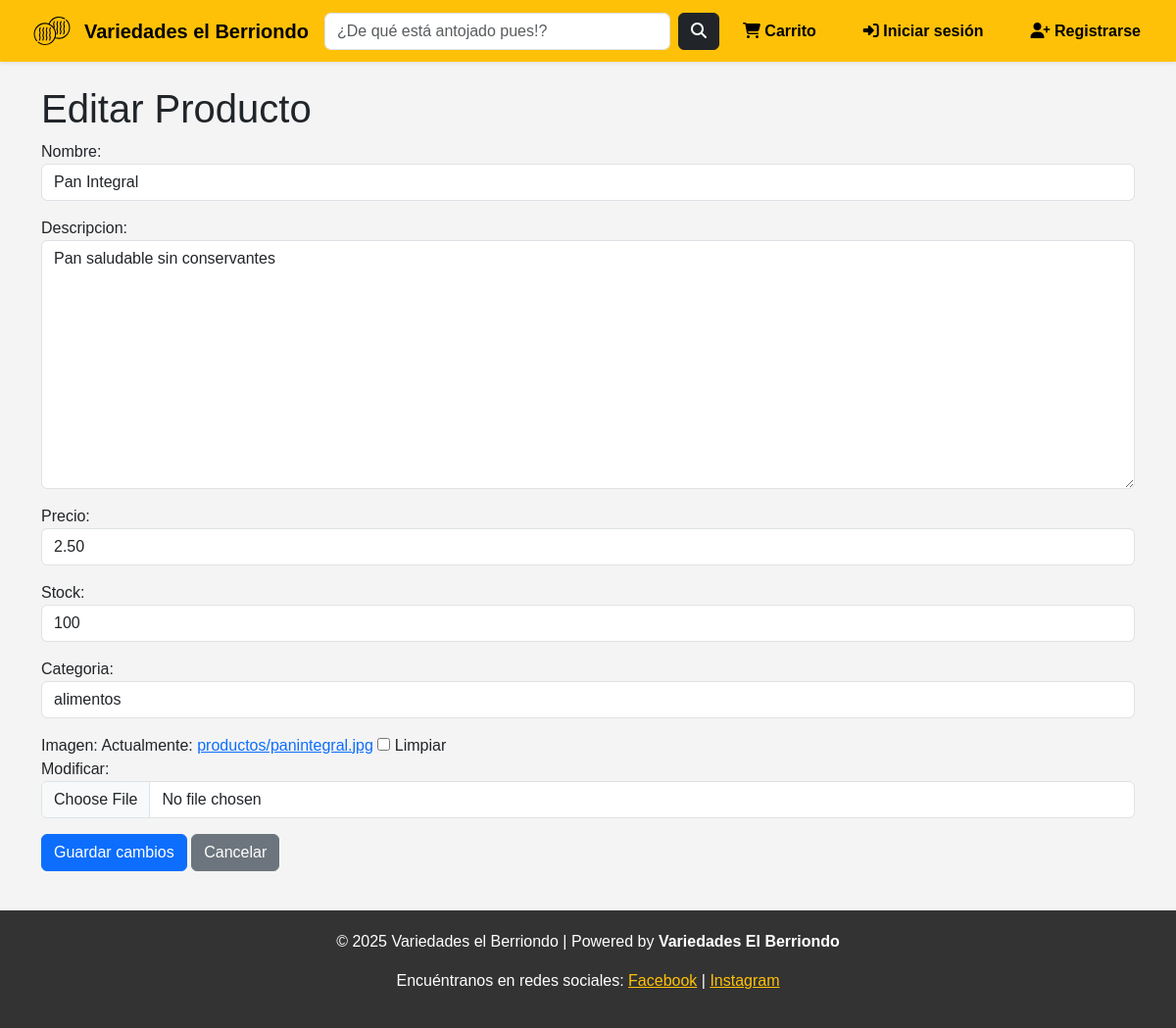
The page /admin_panel/admin_productos/editar/1/ on the database its author committed.
### general/models.py (models this page shows, shortened)
class Producto(models.Model):
    nombre = models.CharField(max_length=200)
    descripcion = models.TextField(blank=True, null=True)
    precio = models.DecimalField(max_digits=10, decimal_places=2)
    stock = models.PositiveIntegerField(default=0)
    categoria = models.ForeignKey(Categoria, on_delete=models.CASCADE, related_name="productos")
    imagen = models.ImageField(upload_to="productos/", blank=True, null=True)
    fecha_creacion = models.DateTimeField(default=now)

class Categoria(models.Model):
    nombre = models.CharField(max_length=100, unique=True)
    def __str__(self):
        return self.nombre

### general/views.py (the view)
# urls.py: path('admin_panel/admin_productos/editar/<int:id>/', editar_producto, name='editar_producto'),
def editar_producto(request, id):
    producto = get_object_or_404(Producto, id=id)  # Busca el producto
    if request.method == "POST":
        print("Datos recibidos:", request.POST)  # 🔹 Verificar datos enviados
        print("Archivos recibidos:", request.FILES)  # 🔹 Verificar si hay archivos
        form = ProductoForm(request.POST, request.FILES, instance=producto)
        if form.is_valid():
            form.save()
            producto.refresh_from_db()  # 🔹 Asegurar que los cambios se reflejan
            print("Producto actualizado:", producto.nombre, producto.precio)  # 🔹 Verificar cambios
            return redirect('admin_productos')
        else:
            print("Errores del formulario:", form.errors)  # 🔹 Mostrar errores
    else:
        form = ProductoForm(instance=producto)  # Cargar producto en el formulario
    return render(request, 'admin_panel/admin_prod/editar_producto.html', {'form': form})

### general/forms.py
class ProductoForm(forms.ModelForm):
    class Meta:
        model = Producto
        fields = ['nombre', 'descripcion', 'precio', 'stock', 'categoria', 'imagen']
        widgets = {
            'nombre': forms.TextInput(attrs={'class': 'form-control'}),
            'descripcion': forms.Textarea(attrs={'class': 'form-control'}),
            'precio': forms.NumberInput(attrs={'class': 'form-control'}),
            'stock': forms.NumberInput(attrs={'class': 'form-control'}),
            'categoria': forms.Select(attrs={'class': 'form-control'}),
            'imagen': forms.ClearableFileInput(attrs={'class': 'form-control'}),
        }

### variedadesElBerriendo/templates/admin_panel/admin_prod/editar_producto.html (shortened to what this page needs)
{% extends "base.html" %}
{% block content %}
<div class="container mt-4">
    <h1>Editar Producto</h1>
    <form method="POST" enctype="multipart/form-data">
        {{ form.as_p }}
        <button type="submit" class="btn btn-primary">Guardar cambios</button>
        <a href="{% url 'admin_productos' %}" class="btn btn-secondary">Cancelar</a>
    </form>
</div>
{% endblock %}

### variedadesElBerriendo/static/css/styles.css (style rules this page uses)
body { font-family: 'Arial', sans-serif; margin: 0; padding: 0; background-color: #f4f4f4; }

### rows shown on the page
Producto: nombre "Pan Integral", descripcion "Pan saludable sin conservantes", precio "2.50", stock "100", categoria "alimentos"
